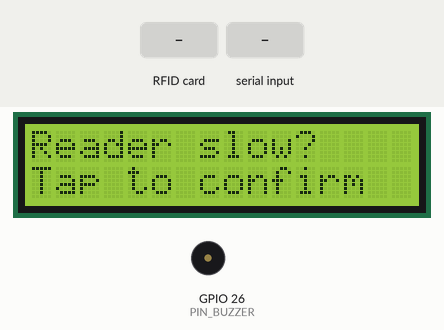
The sketch below on a simulated ESP32. Shown: 16×2 character LCD, buzzer (waves = sounding). Inputs (shaded band) come from the test bench. What the sketch prints to the serial monitor is not drawn.

Above: at 1.9 s.
2.0 s: RFID card B9 6D F3 06 held to the reader
At 3.5 s:
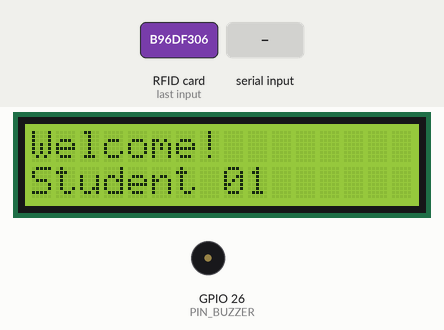
5.0 s: RFID card 5E 7A 19 C4 held to the reader
At 6.7 s:
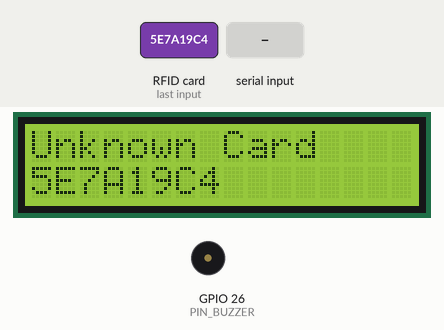
7.1 s: RFID card 5E 7A 19 C4 held to the reader
At 8.2 s:
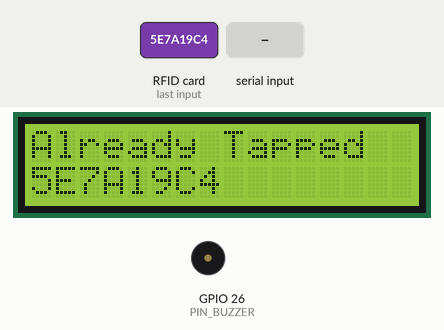
10.1 s: "b" received over Serial
At 10.37 s:
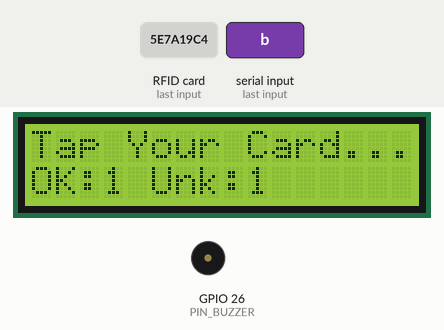
12.6 s: "r" received over Serial
At 13.0 s:
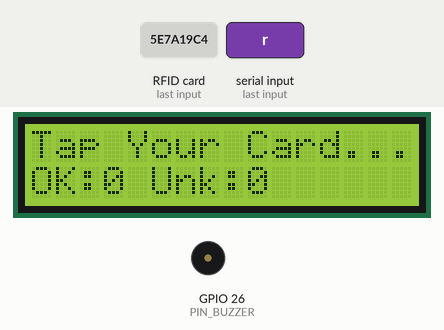
14.2 s: RFID card 97 51 3A 25 held to the reader
At 15.8 s:
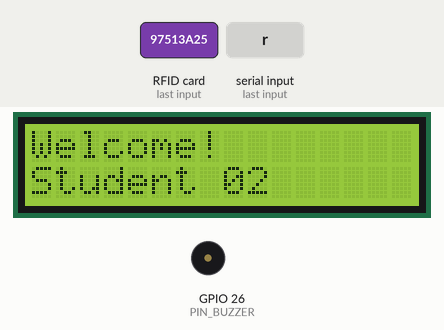
Timing chart, 0 to 17.3 s (numbered marks = the images above; inputs shaded):
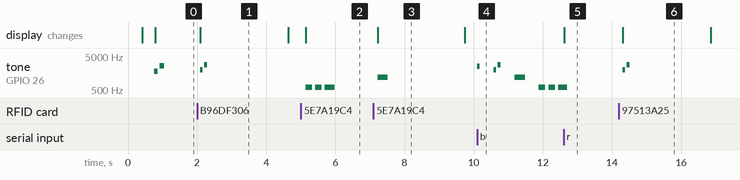

The sketch:

HardwareTest.ino
```cpp
/**************************************************************************************
 *  HardwareTest.ino  --  RC522 + I2C LCD + buzzer, with NO network at all
 *  -----------------------------------------------------------------------------------
 *  Board   : Cytron Maker ESP32
 *  Reader  : Cytron RFID-RC522 kit (SPI, 3.3V ONLY)
 *  Display : Cytron DS-LCD-162A-I2C, 16x2 @ 0x27
 *  Buzzer  : onboard passive piezo on GPIO26 (MUTE SWITCH must be ON)
 *
 *  >>> THIS VERSION USES THE **MFRC522v2** LIBRARY <<<
 *  The same one as the Random Nerd Tutorials ESP32 guide. It is NOT compatible with
 *  the older "MFRC522" library -- the API is completely different, so code written
 *  for one will not compile against the other. See "LIBRARIES" below.
 *
 *  WHAT THIS SKETCH IS FOR
 *  Prove the hardware works before adding Wi-Fi and MQTT. If something breaks after
 *  you add networking, come back here: if this sketch still works, the fault is in the
 *  network layer, not the wiring. That single fact saves hours.
 *
 *  It gives you the COMPLETE gate experience offline -- known card, unknown card and
 *  repeat tap all behave exactly as they will in the finished system, because the
 *  student list below stands in for the Node-RED lookup.
 *
 *  WHAT IT DELIBERATELY DOES NOT DO
 *    - No Wi-Fi, no MQTT, no ArduinoJson, no secrets.h. Nothing to configure.
 *    - Nothing is logged anywhere permanent. Power off and the counters reset.
 *
 *  LIBRARIES (Arduino IDE -> Tools -> Manage Libraries)
 *    1. MFRC522v2          by GithubCommunity   <-- search "MFRC522v2", NOT "MFRC522"
 *    2. LiquidCrystal I2C  by Frank de Brabander
 *  SPI.h and Wire.h ship with the ESP32 board package.
 *
 *  Board: "ESP32 Dev Module".  Serial Monitor: 115200 baud.
 *
 *  Still non-blocking: no delay() in loop(), every timer is a millis() stamp. Same
 *  architecture as the full project, so everything here transfers across unchanged.
 **************************************************************************************/

#include <SPI.h>
#include <Wire.h>
#include <MFRC522v2.h>
#include <MFRC522DriverSPI.h>
#include <MFRC522DriverPinSimple.h>
#include <MFRC522Debug.h>
#include <LiquidCrystal_I2C.h>

/* ===================================================================================
 *  1.  PIN MAP
 *
 *  !! RST IS DELIBERATELY NOT WIRED !!
 *  The MFRC522v2 SPI driver has no reset-pin parameter at all -- it resets the chip
 *  over SPI in software. The RC522's RST pin has an internal pull-up, so leaving it
 *  unconnected is correct and is exactly what the Random Nerd Tutorials sketch does
 *  (it wires the pin but never references it in code).
 *
 *  DO NOT follow that tutorial's "RST -> GPIO21" wiring in THIS project: GPIO21 is
 *  the LCD's SDA line here. Tying the reader's reset pin onto the I2C data line
 *  breaks the display AND can hold the reader in reset. Leave RST unconnected, or
 *  tie it to 3V3 if you prefer it pinned high.
 * =================================================================================== */
#define PIN_RC522_SCK    18      // SPI clock    (ESP32 VSPI default)
#define PIN_RC522_MISO   19      // SPI data in  (ESP32 VSPI default)
#define PIN_RC522_MOSI   23      // SPI data out (ESP32 VSPI default)
#define PIN_RC522_SS      5      // Chip select  (module labels it SDA or NSS)
                                 // RST -> not connected

#define PIN_I2C_SDA      21      // LCD SDA
#define PIN_I2C_SCL      22      // LCD SCL

#define PIN_BUZZER       26      // 26 = onboard piezo | 25 = external active buzzer
#define BUZZER_IS_ACTIVE  0      // 0 = passive piezo (tone) | 1 = active (HIGH/LOW)

#define LCD_ADDRESS    0x27      // the boot-time I2C scan will tell you if it differs

/* ===================================================================================
 *  2.  THE LOCAL "DATABASE"
 *  Stands in for the Node-RED lookup so you can test the full behaviour offline.
 *  Tap a card, read the UID from Serial Monitor, paste it in here, re-upload.
 * =================================================================================== */
struct Student {
  const char *uid;     // UPPERCASE hex, no spaces, exactly as Serial prints it
  const char *name;    // keep to 16 characters -- that is all the LCD can show
};

const Student STUDENTS[] = {
  // Your four real cards, UIDs taken from your own serial log.
  // Replace the names with the real students -- 16 characters max.
  { "B96DF306", "Student 01" },
  { "97513A25", "Student 02" },
  { "8EEB2907", "Student 03" },
  { "295E5514", "Student 04" },
};
const uint8_t STUDENT_COUNT = sizeof(STUDENTS) / sizeof(STUDENTS[0]);

// Short on purpose so you can actually test the repeat-tap path without waiting.
// The real system uses 5 minutes, enforced in Node-RED.
const uint32_t DUPLICATE_WINDOW_MS = 10000;

/* ===================================================================================
 *  3.  TIMING
 * =================================================================================== */
const uint32_t RFID_POLL_MS = 80;      // how often we ask "is a card there?"
const uint32_t LCD_HOLD_MS  = 2500;    // how long a result stays on screen

/* ===================================================================================
 *  4.  OBJECTS AND STATE
 *
 *  Note the three-step construction -- this is the big visible difference from the
 *  old library. Instead of MFRC522 rfid(ssPin, rstPin), v2 builds a chip-select pin
 *  object, wraps it in a bus driver, then hands the driver to the reader.
 * =================================================================================== */
MFRC522DriverPinSimple ssPin(PIN_RC522_SS);   // chip-select pin
MFRC522DriverSPI       driver{ssPin};         // SPI bus driver (uses the SPI object)
MFRC522                rfid{driver};          // the reader itself

LiquidCrystal_I2C lcd(LCD_ADDRESS, 16, 2);

uint32_t tRfidPoll   = 0;
uint32_t tLcdRelease = 0;
String   lcdLine1    = "";
String   lcdLine2    = "";

String   lastUid     = "";
uint32_t tLastUid    = 0;

uint16_t countTotal   = 0;             // every accepted tap
uint16_t countKnown   = 0;
uint16_t countUnknown = 0;
bool     readerOk     = false;

/* ===================================================================================
 *  5.  BUZZER  -  non-blocking note sequencer
 *
 *  Each pattern below carries its own pitch, which is the whole point of a passive
 *  piezo. Set BUZZER_IS_ACTIVE to 1 and the pitches are ignored -- an active buzzer
 *  has one note of its own, so the patterns collapse to rhythm only. They still
 *  sound distinct from each other, just less pleasant.
 * =================================================================================== */
struct Note {
  uint16_t freq;     // Hz, or 0 for a rest
  uint16_t ms;
};

const Note *seqData    = nullptr;
uint8_t     seqLen     = 0;
uint8_t     seqIdx     = 0;
uint32_t    tNextNote  = 0;
bool        seqRunning = false;

void toneOn(uint16_t freq) {
#if BUZZER_IS_ACTIVE
  (void)freq;                          // an active buzzer has one pitch of its own
  digitalWrite(PIN_BUZZER, HIGH);
#else
  tone(PIN_BUZZER, freq);
#endif
}

void toneOff() {
#if BUZZER_IS_ACTIVE
  digitalWrite(PIN_BUZZER, LOW);
#else
  noTone(PIN_BUZZER);
#endif
}

void playPattern(const Note *notes, uint8_t len) {
  seqData    = notes;
  seqLen     = len;
  seqIdx     = 0;
  tNextNote  = millis();
  seqRunning = true;
}

void serviceTone() {
  if (!seqRunning) return;
  if ((int32_t)(millis() - tNextNote) < 0) return;

  if (seqIdx >= seqLen) {
    toneOff();
    seqRunning = false;
    return;
  }

  const Note &n = seqData[seqIdx];
  if (n.freq == 0) toneOff();
  else             toneOn(n.freq);

  tNextNote = millis() + n.ms;
  seqIdx++;
}

// --- the four sounds of the finished system ---------------------------------------
const Note P_BOOT[] = { {1800,  90}, {0, 50}, {2600, 130} };
const Note P_TAP[]  = { {2500,  60} };
const Note P_OK[]   = { {2000,  70}, {0, 40}, {2800,  90} };
const Note P_DUP[]  = { {1200, 300} };
const Note P_ERR[]  = { { 600, 180}, {0, 90}, { 600, 180}, {0, 90}, {600, 260} };

// All four in a row, for the 'b' serial command.
const Note P_DEMO[] = {
  {2500,  60}, {0, 400},                                     // tap
  {2000,  70}, {0,  40}, {2800,  90}, {0, 400},              // accepted
  {1200, 300}, {0, 400},                                     // duplicate
  { 600, 180}, {0,  90}, { 600, 180}, {0,  90}, {600, 260}   // unknown
};

#define LEN(a) (sizeof(a) / sizeof(a[0]))

/* ===================================================================================
 *  6.  LCD  -  only write when the text actually changed
 * =================================================================================== */
String pad16(const String &s) {
  String t = s.substring(0, 16);
  while (t.length() < 16) t += ' ';
  return t;
}

void lcdShow(const String &l1, const String &l2) {
  String a = pad16(l1), b = pad16(l2);
  if (a == lcdLine1 && b == lcdLine2) return;
  lcdLine1 = a; lcdLine2 = b;
  lcd.setCursor(0, 0); lcd.print(a);
  lcd.setCursor(0, 1); lcd.print(b);
}

void lcdFlash(const String &l1, const String &l2) {
  lcdShow(l1, l2);
  tLcdRelease = millis() + LCD_HOLD_MS;
}

// Idle screen doubles as a live scoreboard while you test.
void lcdIdle() {
  // Not a hard fault: the boot probe failed, but a successful tap will clear it.
  if (!readerOk) { lcdShow("Reader slow?", "Tap to confirm"); return; }
  lcdShow("Tap Your Card...", "OK:" + String(countKnown) + " Unk:" + String(countUnknown));
}

void serviceLcd() {
  if (tLcdRelease == 0) { lcdIdle(); return; }
  if ((int32_t)(millis() - tLcdRelease) >= 0) {
    tLcdRelease = 0;
    lcdIdle();
  }
}

/* ===================================================================================
 *  7.  DIAGNOSTICS  -  run once at boot, and on demand from the serial menu
 * =================================================================================== */
void i2cScan() {
  Serial.println("[I2C] scanning...");
  uint8_t found = 0;
  for (uint8_t addr = 1; addr < 127; addr++) {
    Wire.beginTransmission(addr);
    if (Wire.endTransmission() == 0) {
      Serial.printf("[I2C]   device at 0x%02X%s\n", addr,
                    addr == LCD_ADDRESS ? "  <- the LCD, as expected" : "");
      found++;
    }
  }
  if (!found) {
    Serial.println("[I2C]   NOTHING FOUND");
    Serial.println("[I2C]   -> SDA/SCL swapped, backpack unpowered, or a loose wire");
  }
}

// v2 gives us a proper version enum instead of a raw register read.
// Comparing raw byte values keeps this readable and avoids enum-scope surprises.
//
// WHY THE RETRY: the RC522 often does not answer its very first version read after
// power-up -- the chip is still coming out of reset while the ESP32 is already
// probing it. One failed read at boot means nothing; the reader usually works
// perfectly a moment later. Retrying removes that false alarm.
// (The delay here is bounded and only ever runs from setup() or the 'v' command,
//  never from the main loop.)
bool checkReader(uint8_t attempts) {
  byte v = 0;
  for (uint8_t i = 0; i < attempts; i++) {
    v = (byte)rfid.PCD_GetVersion();
    if (v != 0x00 && v != 0xFF) break;     // got a real answer, stop retrying
    if (i + 1 < attempts) delay(50);
  }
  Serial.printf("[RC522] version = 0x%02X  ", v);

  switch (v) {
    case 0x88: Serial.println("OK (FM17522 clone)");   return true;
    case 0x89: Serial.println("OK (FM17522E clone)");  return true;
    case 0xB2: Serial.println("OK (FM17522 clone)");   return true;
    case 0x90: Serial.println("OK (v0.0)");            return true;
    case 0x91: Serial.println("OK (v1.0)");            return true;
    case 0x92: Serial.println("OK (v2.0)");            return true;
    case 0x12: Serial.println("COUNTERFEIT chip");     return false;
    default:   Serial.println("BAD");                  break;
  }

  Serial.println("[RC522] 0x00 or 0xFF means the version read got no answer.");
  Serial.println("[RC522] If cards still scan fine below, IGNORE THIS -- the chip was");
  Serial.println("[RC522] just slow to wake. Tying RST to 3V3 makes it deterministic.");
  Serial.println("[RC522] If cards do NOT scan either, then check:");
  Serial.println("[RC522]   - a cold solder joint on the header (MISO is the usual one)");
  Serial.println("[RC522]   - MOSI/MISO swapped");
  Serial.println("[RC522]   - module powered from 5V instead of 3.3V");
  Serial.println("[RC522]   - wrong library: this sketch needs MFRC522v2");
  return false;
}

/* ===================================================================================
 *  8.  RFID
 *  The reading code itself is unchanged from the old library -- uid.size and
 *  uid.uidByte[] have the same names in v2, so this all transfers as-is.
 * =================================================================================== */
String uidToHex(const MFRC522::Uid &uid) {
  String s;
  for (byte i = 0; i < uid.size; i++) {
    if (uid.uidByte[i] < 0x10) s += '0';
    s += String(uid.uidByte[i], HEX);
  }
  s.toUpperCase();
  return s;
}

// Returns the student's name, or nullptr if the UID is not in the table.
const char *findStudent(const String &uid) {
  for (uint8_t i = 0; i < STUDENT_COUNT; i++) {
    if (uid.equals(STUDENTS[i].uid)) return STUDENTS[i].name;
  }
  return nullptr;
}

void serviceRfid() {
  if (millis() - tRfidPoll < RFID_POLL_MS) return;
  tRfidPoll = millis();

  if (!rfid.PICC_IsNewCardPresent()) return;
  if (!rfid.PICC_ReadCardSerial())   return;

  String uid = uidToHex(rfid.uid);

  // A card just came back cleanly, so the reader is demonstrably working. Clear any
  // false READER FAULT left over from a slow boot-time version read.
  if (!readerOk) {
    readerOk = true;
    Serial.println("[RC522] card read OK -> clearing the boot-time fault warning");
  }

  // Release the card immediately so the reader is free again.
  rfid.PICC_HaltA();
  rfid.PCD_StopCrypto1();

  // --- instant feedback, before any lookup ---
  playPattern(P_TAP, LEN(P_TAP));
  lcdFlash("Card Tapped!", uid);
  countTotal++;

  Serial.println();
  Serial.printf("[TAP #%u] UID %s  (%d bytes)\n", countTotal, uid.c_str(), rfid.uid.size);

  // --- repeat tap of the same card? ---
  bool duplicate = (uid == lastUid) && (millis() - tLastUid < DUPLICATE_WINDOW_MS);
  lastUid  = uid;
  tLastUid = millis();

  const char *name = findStudent(uid);

  if (duplicate) {
    Serial.println("   result : DUPLICATE (inside the repeat window)");
    lcdFlash("Already Tapped", name ? name : uid);
    playPattern(P_DUP, LEN(P_DUP));
    return;
  }

  if (name) {
    countKnown++;
    Serial.printf("   result : OK -> %s\n", name);
    // Exactly what the networked version would publish. Useful to eyeball now.
    Serial.printf("   would send: {\"device\":\"gate-01\",\"uid\":\"%s\"}\n", uid.c_str());
    lcdFlash("Welcome!", name);
    playPattern(P_OK, LEN(P_OK));
  } else {
    countUnknown++;
    Serial.println("   result : UNKNOWN card");
    Serial.println("   to enrol it, add this line to STUDENTS[] and re-upload:");
    Serial.printf("     { \"%s\", \"Student Name\" },\n", uid.c_str());
    lcdFlash("Unknown Card", uid);
    playPattern(P_ERR, LEN(P_ERR));
  }
}

/* ===================================================================================
 *  9.  SERIAL MENU
 * =================================================================================== */
void printMenu() {
  Serial.println();
  Serial.println("=== commands ===");
  Serial.println("  l = list the students in this sketch");
  Serial.println("  c = clear the repeat-tap memory");
  Serial.println("  i = re-run the I2C scan");
  Serial.println("  v = re-check the RC522");
  Serial.println("  b = play the four result sounds");
  Serial.println("  r = reset the counters");
  Serial.println("  m = this menu");
  Serial.println("Now tap a card.");
}

void handleKey(char c) {
  switch (c) {
    case 'l':
      Serial.printf("\n%u students known to this sketch:\n", STUDENT_COUNT);
      for (uint8_t i = 0; i < STUDENT_COUNT; i++)
        Serial.printf("   %-10s %s\n", STUDENTS[i].uid, STUDENTS[i].name);
      break;
    case 'c':
      lastUid = ""; tLastUid = 0;
      Serial.println("repeat-tap memory cleared - the next tap counts as new");
      break;
    case 'i': i2cScan(); break;
    case 'v': readerOk = checkReader(3); break;
    case 'b':
      Serial.println("playing: tap ... accepted ... duplicate ... unknown");
      playPattern(P_DEMO, LEN(P_DEMO));
      break;
    case 'r':
      countTotal = countKnown = countUnknown = 0;
      Serial.println("counters reset");
      break;
    case 'm': printMenu(); break;
    default: break;                        // ignore newlines and stray characters
  }
}

/* ===================================================================================
 * 10.  SETUP
 * =================================================================================== */
void setup() {
  Serial.begin(115200);
  delay(300);                              // one-off, so the banner is not cut off
  Serial.println("\n\n===== RFID + LCD + BUZZER hardware test (no network) =====");
  Serial.println("      library: MFRC522v2");

  // --- buzzer ---
  pinMode(PIN_BUZZER, OUTPUT);
  toneOff();

  // --- LCD ---
  Wire.begin(PIN_I2C_SDA, PIN_I2C_SCL);
  Wire.setClock(100000);
  i2cScan();

  lcd.init();
  lcd.backlight();
  lcd.clear();
  lcdShow("Hardware Test", "Starting up...");

  // --- RC522 ---
  // Start SPI with our pins FIRST. These happen to be the ESP32 defaults, and
  // SPIClass::begin() on ESP32 returns early if the bus is already up, so the
  // driver's own begin() inside PCD_Init() becomes a harmless no-op.
  SPI.begin(PIN_RC522_SCK, PIN_RC522_MISO, PIN_RC522_MOSI, PIN_RC522_SS);

  rfid.PCD_Init();
  MFRC522Debug::PCD_DumpVersionToSerial(rfid, Serial);   // human-readable line
  readerOk = checkReader(5);                             // retries before giving up
  if (!readerOk) {
    Serial.println("[RC522] carrying on anyway -- tap a card, it may well work.");
  }

  // --- you should hear this and see the screen change ---
  playPattern(P_BOOT, LEN(P_BOOT));

  Serial.println();
  Serial.println("If the LCD is blank but backlit -> turn the blue contrast pot.");
  Serial.println("If you hear nothing at all      -> check the board's MUTE SWITCH.");
  printMenu();
}

/* ===================================================================================
 * 11.  LOOP  -  three services, none of them blocking
 * =================================================================================== */
void loop() {
  while (Serial.available()) handleKey((char)Serial.read());

  serviceRfid();     // poll for a card
  serviceTone();     // advance the beep pattern
  serviceLcd();      // release the result screen when its time is up
}
```

Measured:
- after the input at 2.0 s, tone on GPIO 26 (PIN_BUZZER): silent → 2000 Hz after 0.09 s, → silent 0.07 s later, → 2800 Hz 0.05 s later, → silent 0.09 s later; the display: changes after 0.09 s (image 1)
- after the input at 5.0 s, tone on GPIO 26 (PIN_BUZZER): goes 600 Hz 0.19 s, silent 0.09 s, 600 Hz 0.18 s, silent 0.09 s, 600 Hz 0.28 s, then silent, starting after 0.14 s; the display: changes after 0.14 s (image 2)
- after the input at 7.1 s, tone on GPIO 26 (PIN_BUZZER): silent → 1200 Hz after 0.12 s, → silent 0.30 s later; the display: changes after 0.12 s (image 3)
- after the input at 10.1 s, tone on GPIO 26 (PIN_BUZZER): plays 2500 Hz for 0.08 s, 2000 Hz for 0.08 s, 2800 Hz for 0.09 s, 1200 Hz for 0.30 s, 600 Hz for 0.18 s, 600 Hz for 0.18 s … (7 notes in this stretch), starting at once
- after the input at 12.6 s, the display: changes at once (image 5)
- after the input at 14.2 s, tone on GPIO 26 (PIN_BUZZER): silent → 2000 Hz after 0.11 s, → silent 0.07 s later, → 2800 Hz 0.05 s later, → silent 0.09 s later; the display: changes after 0.11 s (image 6)
- what the display in image 1 shows lasts 2.5 s, from 2.1 s to 4.6 s
